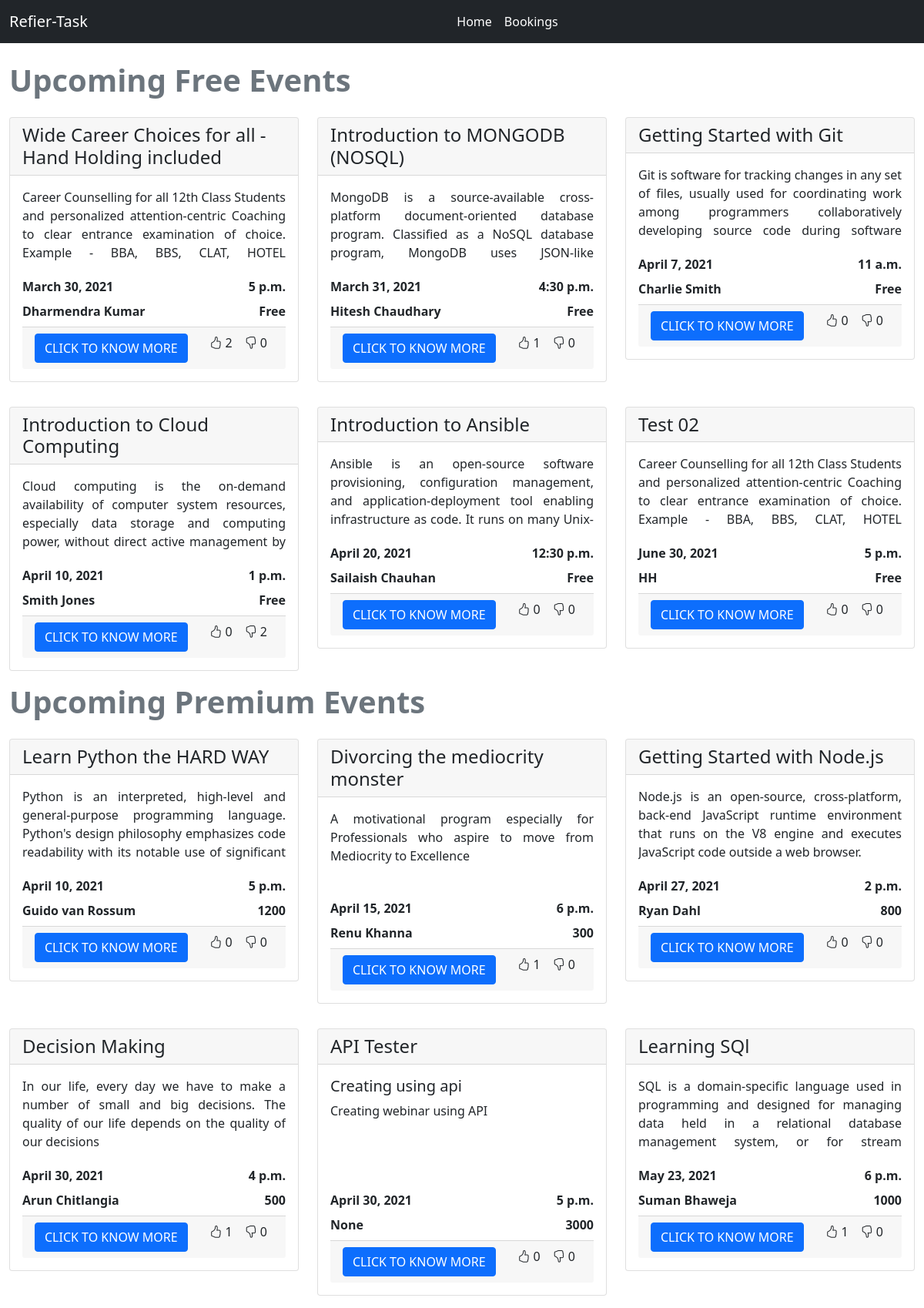
The app's page /, older data.
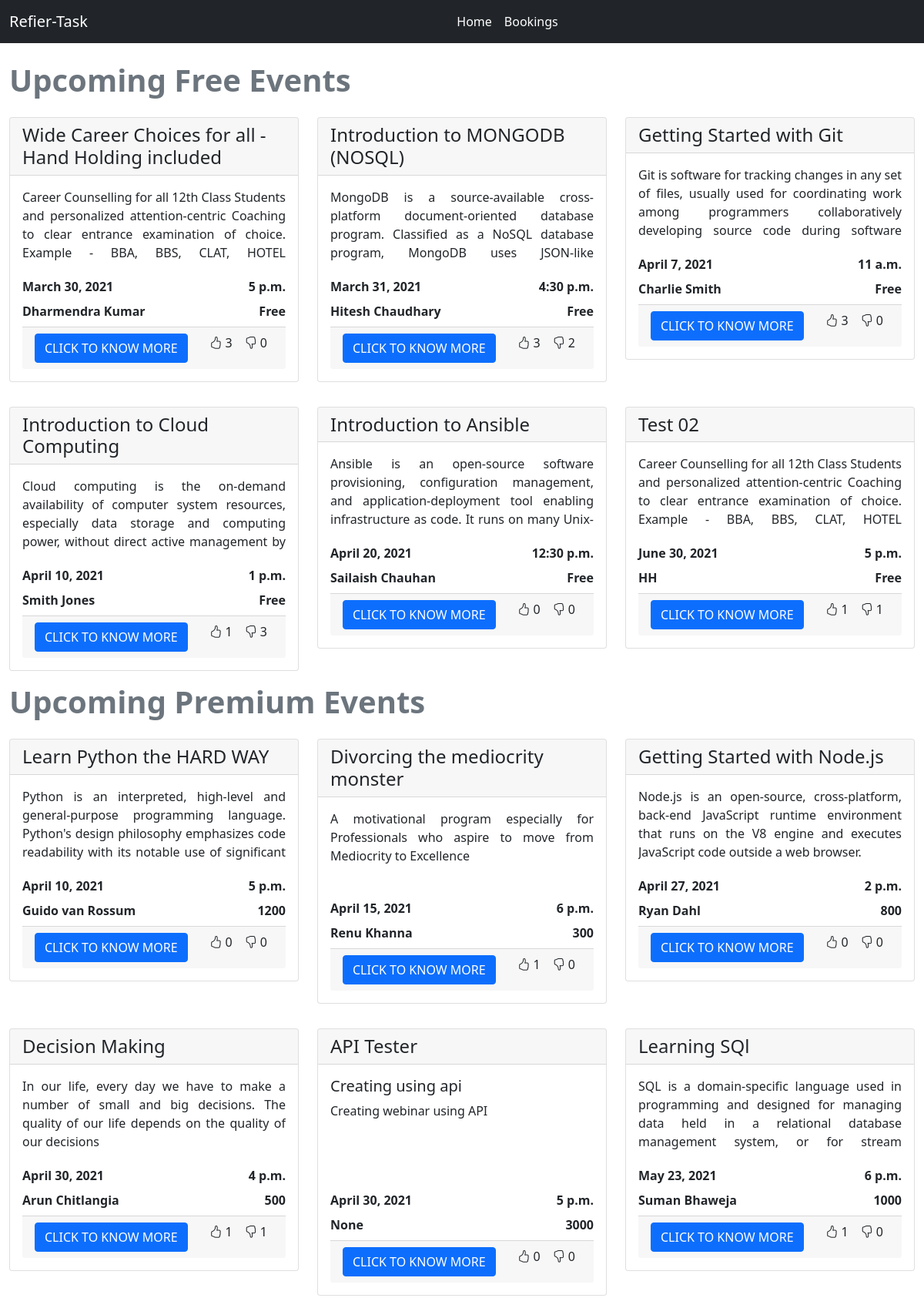
The same page, newer data.
### main/models.py (models this page shows, shortened)
class Webinar(models.Model):
    created = models.DateTimeField(auto_now_add=True)
    title = models.CharField(max_length=100)
    sub_heading = models.CharField(max_length=100, blank=True, null=True, verbose_name='Sub Heading')
    description = models.TextField(null=True, blank=True)
    instructor = models.CharField(max_length=30, verbose_name='Instructor Name')
    event_on = models.DateTimeField()
    cost = models.CharField(max_length=5, default=0)
    up_vote = models.IntegerField(default=0)
    down_vote = models.IntegerField(default=0)
    class Meta:
        verbose_name_plural = 'Webinars'

### main/views.py (the view)
# urls.py: path('', WebinarHome.as_view(), name="home"),
def home(request):
    return render(
        request,
        'main/home.html',
        {
            'title': 'All Webinars',
            'free_web': Webinar.objects.filter(cost='0').order_by('event_on'),
            'premium': Webinar.objects.exclude(cost='0').order_by('event_on')
        }
    )

### templates/main/home.html (shortened to what the changed rows need)
{% extends 'main/index.html' %}
{% block content %}
<div class="container-fluid mt-4">
    <h1 class="text-muted fw-bolder">Upcoming Free Events</h1>
    <div class="row">
        {% for free in free_web %}
        <div class="col-lg-4 col-md-6 col-sm-12">
            <div class="card my-3">
                <h4 class="card-header">{{ free.title }}</h4>
                <div class="card-body">
                    <p class="card-text"
                       style="height: 100px; overflow: hidden; text-align: justify;">
                        {{ free.description }}
                    </p>
                    <div class="card-text d-flex flex-row justify-content-between fw-bold">
                        <div>{{ free.event_on.date }}</div>
                        <div>{{ free.event_on.time }}</div>
                    </div>
                    <div class="card-text d-flex flex-row justify-content-between fw-bold py-2">
                        <div>{{ free.instructor }}</div>
                        <div>Free</div>
                    </div>
                    <div class="card-footer d-flex flex-row justify-content-between">
                        <a href="{% url 'main:webinar' free.id %}" class="btn btn-primary">CLICK TO KNOW MORE</a>
                        <div class="card-text d-flex flex-row">
                            <div class="mx-2">
                                <i class="bi bi-hand-thumbs-up" style="cursor: pointer" data-id="{{ free.id }}"
                                   onclick="upVote(this)"></i>
                                <span>{{ free.up_vote }}</span>
                            </div>
                            <div class="mx-2">
                                <i class="bi bi-hand-thumbs-down" style="cursor: pointer" data-id="{{ free.id }}"
                                   onclick="downVote(this)"></i>
                                <span>{{ free.down_vote }}</span>
                            </div>
                        </div>
                    </div>
                </div>
            </div>
        </div>
        {% empty %}
            <h4>No Upcoming Free Events</h4>
        {% endfor %}
    </div>
    <h1 class="text-muted fw-bolder">Upcoming Premium Events</h1>
    <div class="row">
        {% for pre in premium %}
        <div class="col-lg-4 col-md-6 col-sm-12">
            <div class="card my-3">
                <h4 class="card-header">{{ pre.title }}</h4>
                <div class="card-body">
                    <p class="card-text"
                       style="height: 100px; overflow: hidden; text-align: justify">
                        {% if pre.description %}
                        {{ pre.description }}
                        {% else %}
                        No description available!!
                        {% endif %}
                    </p>
                    <div class="card-text d-flex flex-row justify-content-between fw-bold">
                        <div>{{ pre.event_on.date }}</div>
                        <div>{{ pre.event_on.time }}</div>
                    </div>
                    <div class="card-text d-flex flex-row justify-content-between fw-bold py-2">
                        <div>{{ pre.instructor }}</div>
                        <div>{{ pre.cost }}</div>
                    </div>
                    <div class="card-footer d-flex flex-row justify-content-between">
                        <a href="{% url 'main:webinar' pre.id %}" class="btn btn-primary">CLICK TO KNOW MORE</a>
                        <div class="card-text d-flex flex-row">
                            <div class="mx-2">
                                <i class="bi bi-hand-thumbs-up" style="cursor: pointer" data-id="{{ pre.id }}"
                                   onclick="upVote(this)"></i>
                                <span>{{ pre.up_vote }}</span>
                            </div>
                            <div class="mx-2">
                                <i class="bi bi-hand-thumbs-down" style="cursor: pointer" data-id="{{ pre.id }}"
                                   onclick="downVote(this)"></i>
                                <span>{{ pre.down_vote }}</span>
                            </div>
                        </div>
                    </div>
                </div>
            </div>
        </div>
        {% empty %}
            <h4>No Upcoming Premium Events</h4>
        {% endfor %}
    </div>
</div>
{% endblock %}

Row changes from the older to the newer data that the page shows:
changed Webinar "Wide Career Choices for all - Hand Holding included": up_vote "2" → "3"
changed Webinar "Introduction to MONGODB (NOSQL)": up_vote "1" → "3"; down_vote "0" → "2"
changed Webinar "Getting Started with Git": up_vote "0" → "3"
changed Webinar "Introduction to Cloud Computing": up_vote "0" → "1"; down_vote "2" → "3"
changed Webinar "Test 02": up_vote "0" → "1"; down_vote "0" → "1"
changed Webinar "Decision Making": down_vote "0" → "1"
